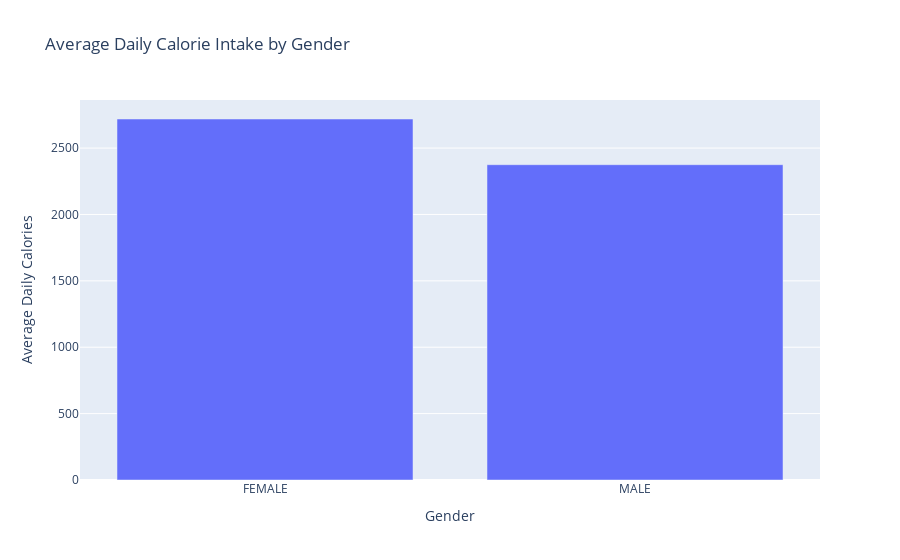

The cell this chart's notebook holds for it:
### Code cell
# Step 1: Sum total intake per day per gender
daily_intake = entire_dataset.groupby(['Gender', 'date']).sum().reset_index()

# Step 2: Compute the average daily intake per gender
avg_daily_intake = daily_intake.groupby('Gender').mean().reset_index()

# Step 3: Plot the results
px.bar(avg_daily_intake, x='Gender', y='calorie', title='Average Daily Calorie Intake by Gender',
       labels={'calorie': 'Average Daily Calories'})

### Figure 1 — Plotly figure (JSON) as saved in the notebook; plotly's stock layout.template omitted (floating-point values rounded to 4 significant figures)
{"data": [{"alignmentgroup": "True", "hovertemplate": "Gender=%{x}<br>Average Daily Calories=%{y}<extra></extra>", "legendgroup": "", "marker": {"color": "#636efa", "pattern": {"shape": ""}}, "name": "", "offsetgroup": "", "orientation": "v", "showlegend": false, "textposition": "auto", "type": "bar", "x": ["FEMALE", "MALE"], "xaxis": "x", "y": [2719.0, 2375.0], "yaxis": "y"}], "layout": {"barmode": "relative", "legend": {"tracegroupgap": 0}, "title": {"text": "Average Daily Calorie Intake by Gender"}, "xaxis": {"anchor": "y", "domain": [0, 1], "title": {"text": "Gender"}}, "yaxis": {"anchor": "x", "domain": [0, 1], "title": {"text": "Average Daily Calories"}}}}
